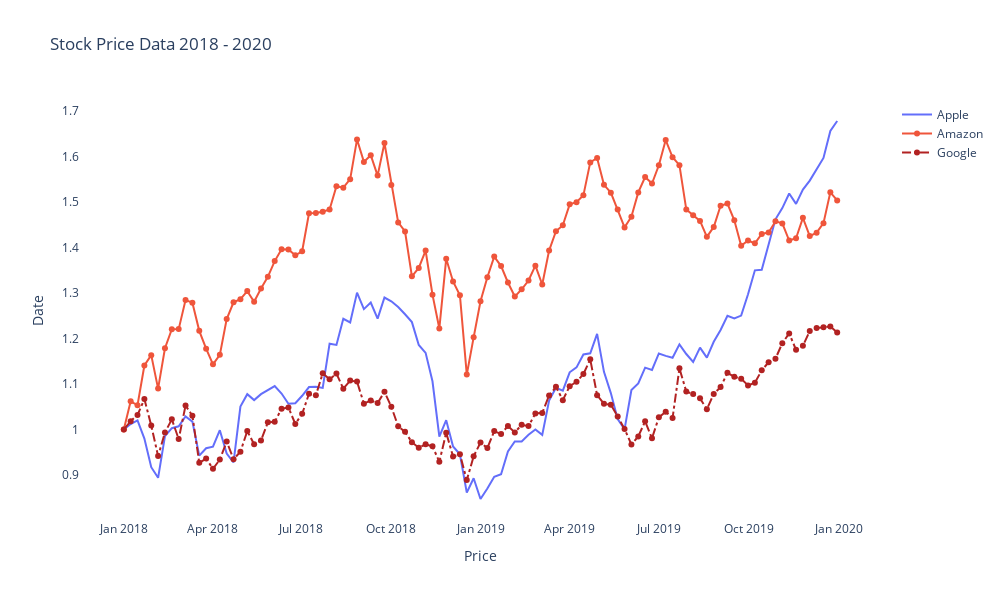

The notebook cell this image was saved under:
### Code cell
# Create a figure to which I'll add plots
fig = go.Figure()

# Add stock traces
fig.add_trace(go.Scatter(x = df_stocks.date , y = df_stocks.AAPL , mode = 'lines' , name = 'Apple' ))
fig.add_trace(go.Scatter(x = df_stocks.date , y = df_stocks.AMZN , mode = 'lines+markers' , name = 'Amazon' ))
fig.add_trace(go.Scatter(x = df_stocks.date , y = df_stocks.GOOG , mode = 'lines+markers' , name = 'Google',line=dict(color='firebrick', width=2, dash='dashdot')))


# Base layout styling
fig.update_layout(
    title='Stock Price Data 2018 - 2020', 
    xaxis_title='Price',
    yaxis_title='Date',
    width=1000,
    height=600,
    
    # xaxis=dict(
    #     showline=True,
    #     showgrid=False,
    #     showticklabels=True,
    #     linecolor='rgb(204, 204, 204)',
    #     linewidth=2,
    #     ticks='outside',
    #     tickfont=dict(
    #         family='Arial',
    #         size=12,
    #         color='rgb(82, 82, 82)',
    #     ),
    # ),
    
    # yaxis=dict(
    #     showgrid=False,
    #     zeroline=False,
    #     showline=False,
    #     showticklabels=False,
    # ),
    
    autosize=True,
    # margin=dict(
    #     autoexpand=False,
    #     l=80,   # Slightly reduce left margin
    #     r=100,  # Increase right margin to make space for legend
    #     t=100,
    #     b=80
    # ),
    
    showlegend=True,  # ✅ Enable legend
    
    # legend=dict(     # ✅ Customize legend position
    #     x=0.01,       # X position (fraction of width)
    #     y=0.99,          # Y position (top)
    #     bgcolor='rgba(255,255,255,0)',  # Transparent background
    #     bordercolor='black',
    #     borderwidth=1,
    #     font=dict(
    #         family='Arial',
    #         size=12,
    #         color='black'
    #     )
    # ),
    
    plot_bgcolor='white'
)
